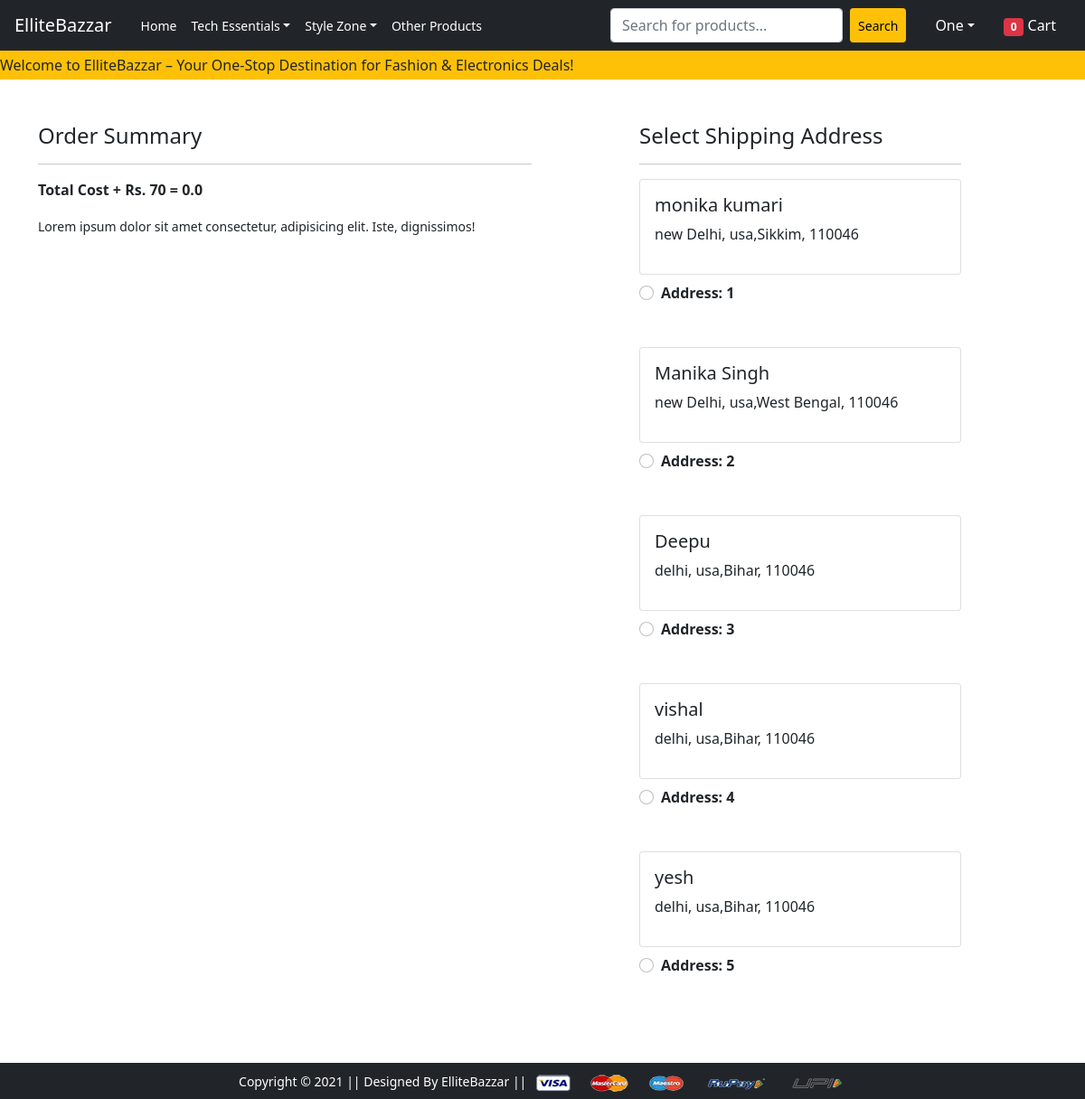
Screenshot of /checkout/ (signed in) with the database file from the repository.
### app/models.py (models this page shows, shortened)
class Customer(models.Model):
     user=models.ForeignKey(User,on_delete=models.CASCADE)
     name=models.CharField(max_length=200)
     locality=models.CharField(max_length=200)
     city=models.CharField(max_length=60)
     zipcode=models.IntegerField()
     state=models.CharField(choices=STATE_CHOICES,max_length=60)

### app/views.py (the view)
# urls.py: path('checkout/', views.checkout, name='checkout'),
@login_required
def checkout(request):
 user=request.user
 address=Customer.objects.filter(user=user)
 cart_items = Cart.objects.filter(user=user)
 amount=0.0
 shipping_amount=70.0
 totalamount=0.0
 cart_product=[p for p in Cart.objects.all() if p.user==request.user]
 if cart_product:
  for p in cart_product:
          tempamount=(p.quantity * p.product.discounted_price)
          amount+=tempamount
  totalamount=amount+shipping_amount
 return render(request, 'app/checkout.html',{'totalamount':totalamount,'address':address,'cart_items':cart_items})

### app/context_processors.py (called while the page is built)
def cart_total(request):
    if request.user.is_authenticated:
        totalitem = Cart.objects.filter(user=request.user).aggregate(total_quantity=Sum('quantity'))['total_quantity'] or 0
        print("here total item is: ", totalitem)
    else:
        totalitem = 0
    return {'totalitems': totalitem}

### app/templates/app/checkout.html (shortened to what this page needs)
{% extends 'app/base.html' %}
{% load static %}
{% block main-content %}
<div class="container">
 <div class="row mt-5">
  <div class="col-sm-6">
    <h4>Order Summary</h4>
    <hr>
      <p class="fw-bold">Total Cost + Rs. 70 = {{totalamount}}</p>
   <small>Lorem ipsum dolor sit amet consectetur, adipisicing elit. Iste, dignissimos!</small>
  </div>
  <div class="col-sm-4 offset-sm-1">
    <h4>Select Shipping Address</h4>
    <hr>
    <form action="/paymentdone" id="myform">
      {% for add in address %}
      <div class="card">
        <div class="card-body">
        <h5>{{add.name}}</h5>
        <p>{{add.locality}}, {{add.city}},{{add.state}}, {{add.zipcode}}</p>
        </div>
      </div>
        <div class="form-check mt-2 mb-5">
          <input class="form-check-input" type="radio"
           value="{{add.id}}" name="custid"
            id="custadd{{forloop.counter}}">
          <label class="form-check-label fw-bold" for="custadd{{forloop.counter}}">
            Address: {{forloop.counter}} </label>
        </div>
        {% endfor %}
      </form>
    </div>
  </div>
</div>
{% endblock main-content %}

### app/templates/app/base.html (shortened to what this page needs)
<!doctype html>
{% load static %}
<html lang="en">
  <head>
    <link rel="stylesheet" href="https://cdnjs.cloudflare.com/ajax/libs/animate.css/4.1.1/animate.min.css"/>
    <link href="https://cdn.jsdelivr.net/npm/bootstrap@5.0.0-beta1/dist/css/bootstrap.min.css" rel="stylesheet">
    <link rel="stylesheet" href="{% static 'app/css/owl.carousel.min.css' %}">
    <link rel="stylesheet" href="{% static 'app/css/all.min.css' %}">
    <link rel="stylesheet" href="{% static 'app/css/style.css' %}">
  </head>
  <body>
    <nav class="navbar navbar-expand-lg navbar-dark bg-dark px-0">
      <div class="container-fluid px-3">
        <a class="navbar-brand me-4" href="/">ElliteBazzar</a>
        <div class="collapse navbar-collapse justify-content-between" id="navbarSupportedContent">
          <ul class="navbar-nav me-auto mb-2 mb-lg-0">
            <li class="nav-item">
              <a class="nav-link active small" aria-current="page" href="/">Home</a>
            </li>
            <li class="nav-item dropdown">
              <a class="nav-link small dropdown-toggle text-white" href="#" id="electronicsDropdown" role="button"
                data-bs-toggle="dropdown" aria-expanded="false">Tech Essentials</a>
            </li>
            <li class="nav-item dropdown">
              <a class="nav-link small dropdown-toggle text-white" href="#" id="fashionDropdown" role="button"
                data-bs-toggle="dropdown" aria-expanded="false">Style Zone</a>
            </li>
            <li class="nav-item">
              <a class="nav-link active small" href="{% url 'other' %}">Other Products</a>
            </li>
          </ul>
          <form class="d-flex me-3" action="{% url 'search_product' %}" method="GET">
            <input class="form-control me-2" name="product_item" value="{{ query }}" type="search"
              placeholder="Search for products..." aria-label="Search">
            <button class="btn btn-warning btn-sm" type="submit">Search</button>
          </form>
          <ul class="navbar-nav mb-2 mb-lg-0">
            {% if request.user.is_authenticated %}
            <li class="nav-item dropdown mx-2">
              <a class="nav-link dropdown-toggle text-white" href="#" id="profileDropdown" role="button"
                data-bs-toggle="dropdown" aria-expanded="false">{{ request.user.username|capfirst }}</a>
            </li>
            <li class="nav-item mx-2">
              <a href="{% url 'showcart' %}" class="nav-link text-white">
                <span class="badge bg-danger" id="cart-count">{{ totalitems }}</span> Cart
              </a>
            </li>
            {% endif %}
          </ul>
        </div>
      </div>
    </nav>
    <div class="bg-warning text-dark py-1">
      <marquee behavior="scroll" direction="left" scrollamount="6">
        Welcome to ElliteBazzar – Your One-Stop Destination for Fashion & Electronics Deals!
      </marquee>
    </div>
    {% block main-content %}{% endblock main-content %}
    <footer class="container-fluid bg-dark text-center p-2 mt-5">
        <small class="text-white">Copyright &copy; 2021 || Designed By ElliteBazzar || </small>
        <img src="{% static 'app/images/payment.png' %}" alt="" srcset="" class="img-fluid" height="2px">
    </footer>
  </body>
</html>

### rows the page displays
Customer: name "monika kumari", locality "new Delhi", city "usa", state "Sikkim", zipcode "110046"
Customer: name "Manika Singh", locality "new Delhi", city "usa", state "West Bengal", zipcode "110046"
Customer: name "Deepu", locality "delhi", city "usa", state "Bihar", zipcode "110046"
Customer: name "vishal", locality "delhi", city "usa", state "Bihar", zipcode "110046"
Customer: name "yesh", locality "delhi", city "usa", state "Bihar", zipcode "110046"

### other values shown
{{ request.user.username|capfirst }} "One"
{{ totalitems }} "0"
{{ totalamount }} "0.0"
